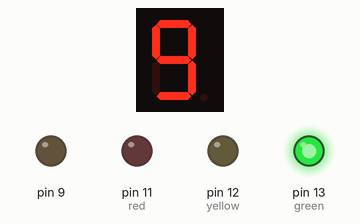
A sketch run on a simulated Arduino Uno, built with avr-gcc and run on an emulated ATmega328P. Shown: 1-digit seven-segment display, output pins drawn as LEDs (lit = HIGH). Wiring (from diagram.json): 1-digit 7-segment display, segments lit when HIGH: segments pin 2, pin 3, pin 4, pin 5, pin 6, pin 7, pin 8. The segment pins are drawn as the display they are named for; pins used as bus, display or sensor lines are not drawn.

Above: at 0.1 s.
At 5.1 s:
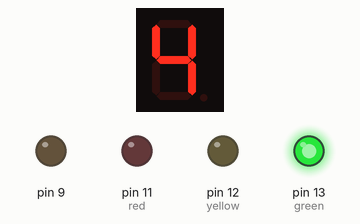
At 9.6 s:
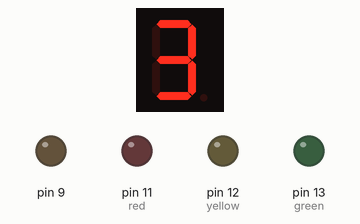
At 19.6 s:
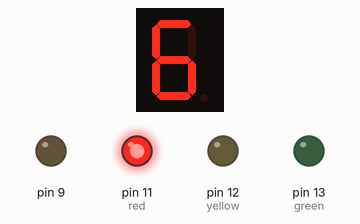
At 29.1 s:
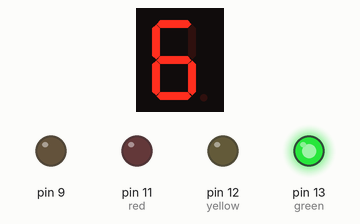
At 39.1 s:
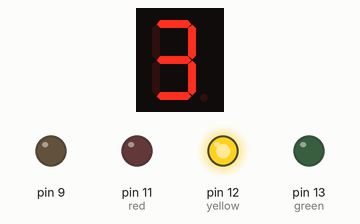
Timing chart, 0 to 40.0 s (numbered marks = the images above):
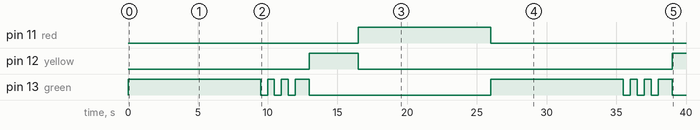

Measured:
- by itself, pin 11 (red): LOW → HIGH at 16.5 s, → LOW 9.5 s later
- by itself, pin 12 (yellow): LOW → HIGH at 13.0 s, → LOW 3.5 s later, → HIGH 22.5 s later
- by itself, pin 13 (green): LOW → HIGH at 0.00 s, → LOW 9.5 s later, → HIGH 0.50 s later, → LOW 0.50 s later, … (16 changes in this stretch)
- what the display in image 1 shows lasts 1.0 s, from 5.0 s to 6.0 s

The sketch:

sketch.ino
```cpp
#define FIRST_SEGMENT_PIN   2
#define SEGMENT_COUNT       8

int red = 11;
int yellow = 12;
int green = 13;

int delayblink = 500;
int delaycounter = 1000; //секундометр задержка в секунду
int delayPeriod = 9000;
int delayyellow = 3000;

int count;
int blinkingtimer;

/* Всего цифр 10, поэтому в массиве 10 чисел.
   Цифры 0-9*/
byte numberSegments[10] = {
0b00111111,
0b00000110,
0b01011011,
0b01001111,
0b01100110,
0b01101101,
0b01111101,
0b00000111,
0b01111111,
0b01101111
};

int repeat = 0;

void setup() {
    pinMode(red, OUTPUT);
    pinMode(yellow, OUTPUT);
    pinMode(green, OUTPUT);
    for (int i = 0; i < SEGMENT_COUNT; ++i)
      pinMode(i + FIRST_SEGMENT_PIN, OUTPUT);
}

void loop() {
    changeLights();
}

void changeLights(){
    changeinteger(9); // вкл секундомер на 9
    digitalWrite(red, LOW);
    digitalWrite(green, HIGH); //green lights shine for 9 seconds
    for (int i = 8; i >= 0; --i) {
      delay(delaycounter);
      changeinteger(i); // секундомер с счётчиком от 8 до 0
    }
    delay(delayblink); //short delay for null in indicator
    //delay(delayPeriod); 9 раз по 1 секунде в секундомере
    blinkingtimer = 0;
    count = 3;
    //green blinked on for 3 seconds
        changeinteger(count); // вкл секундомер на 3
    while(blinkingtimer < 3000) {
      digitalWrite(green, LOW);
      delay(delayblink);
      digitalWrite(green, HIGH);
      delay(delayblink);
      count--;
      changeinteger(count); // вкл секундомер на 2
      blinkingtimer += delayblink * 2;

    }
    delay(delayblink); //short delay for null in indicator
    changeinteger(3); // вкл секундомер на 3
    // green off, yellow on for 3 seconds
    digitalWrite(green, LOW);
    digitalWrite(yellow, HIGH);
    //delay(delayyellow);
  for(count = 2; count >= 0; count--)
     {
      delay(delaycounter);
      changeinteger(count); // вкл секундомер на 3
     }

    delay(delayblink); //short delay for null in indicator
    changeinteger(9); // вкл секундомер на 9
    // turn off yellow, then turn red on for 9 seconds
    digitalWrite(yellow, LOW);
    digitalWrite(red, HIGH);
    for (int i = 8; i >= 0; --i) {
      delay(delaycounter);
      changeinteger(i); // секундомер с счётчиком от 8 до 0
    }
    delay(delayblink); //short delay for null in indicator
    //delay(delayPeriod);
}

void changeinteger(int looping){
  // определяем число, которое следует отобразить.
  //  Пусть им будет номер текущей секунды, зацикленный на десятке
  // получаем код из массива, в котором содержится полученная цифра
  int mask = numberSegments[looping];
  // для каждого из 7 сегментов индикатора
  for (int i = 0; i < SEGMENT_COUNT; ++i) {
    // определяем: должен ли он быть включён.
    boolean enableSegment = bitRead(mask, i);
    // включаем/выключаем сегмент на основе полученного значения
    digitalWrite(i + FIRST_SEGMENT_PIN, enableSegment);
  }
}
```
